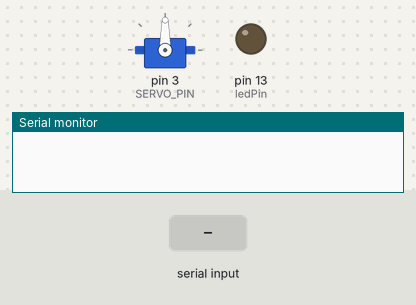
The sketch below on a simulated Arduino Uno, built with avr-gcc and run on an emulated ATmega328P. Parts: servo, output pins drawn as LEDs (lit = HIGH), the last lines printed to the serial monitor. The test bench sets the inputs (shaded band).

Above: at 1.2 s.
1.3 s: "a" received over Serial
At 2.0 s:
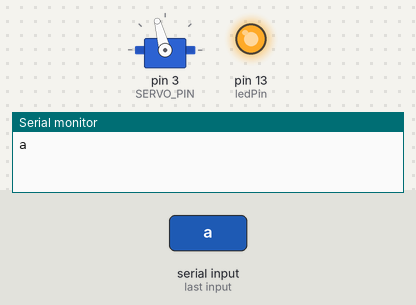
2.8 s: "b" received over Serial
At 3.2 s:
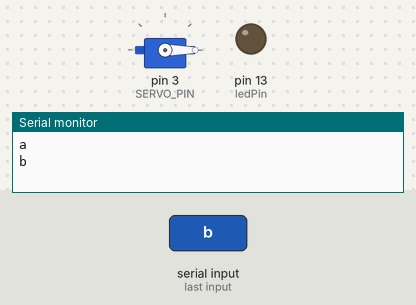
Timing chart, 0 to 5.8 s (numbered marks = the images above; inputs shaded):
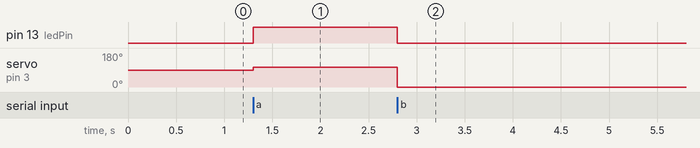

Measured:
- after the input at 1.3 s, pin 13 (ledPin): LOW → HIGH at once; servo on pin 3 (SERVO_PIN): 90° → 105° at once
- after the input at 2.8 s, pin 13 (ledPin): HIGH → LOW at once; servo on pin 3 (SERVO_PIN): 105° → 0° at once

The sketch:

PythonBlink.ino
```cpp
#include <Servo.h>
int SERVO_PIN = 3;
Servo servo;

int ledPin = 13;

void setup() {
  pinMode(ledPin, OUTPUT);
  servo.attach(SERVO_PIN);
  Serial.begin(9600);
}

void loop() {
  if (Serial.available() > 0) {
    char command = Serial.read();
    Serial.println(command);
    if (command == 'a') {
      digitalWrite(ledPin, HIGH);
      servo.write(105);
    } else if (command == 'b') {
      digitalWrite(ledPin, LOW);
      servo.write(0);
    }
    delay(800);
  }
}
```
